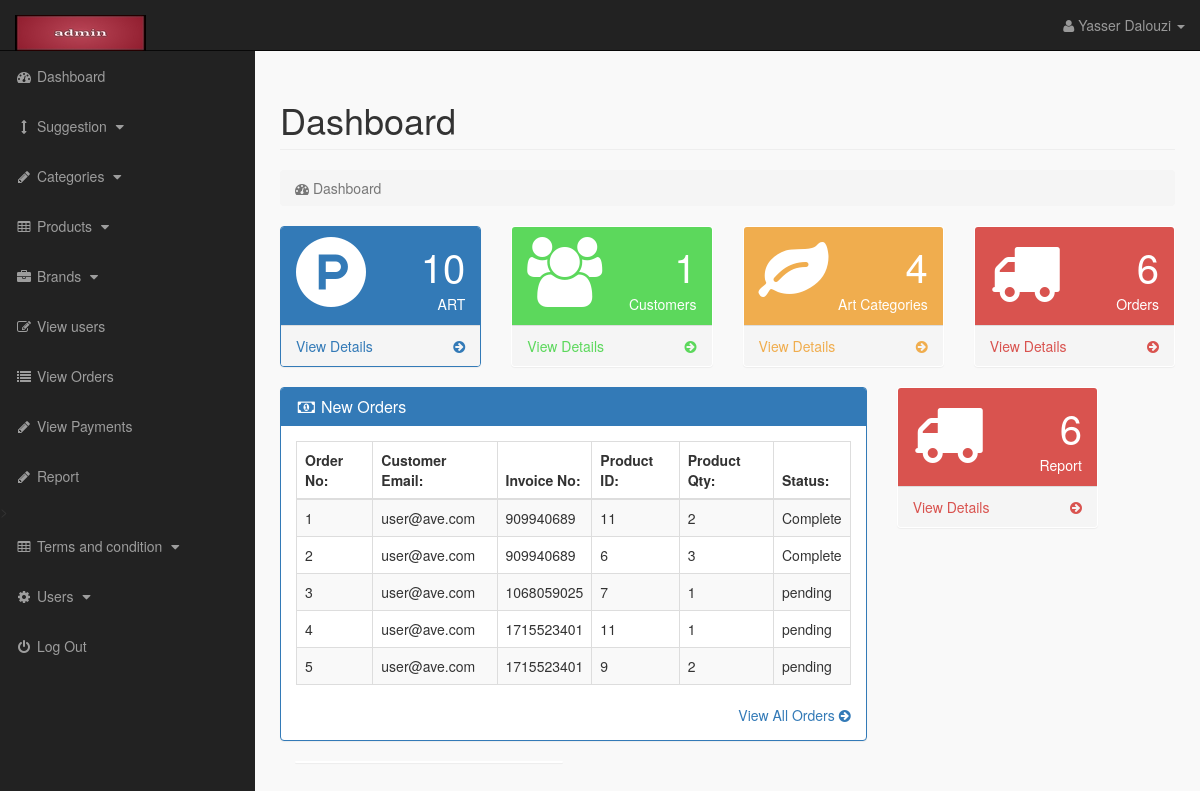
The page /admin_area/index.php?dashboard (signed in) on the database its author committed.
### tables this page shows
CREATE TABLE `pending_orders` (
  `order_id` int(10) NOT NULL,
  `customer_id` int(10) NOT NULL,
  `invoice_no` int(10) NOT NULL,
  `product_id` text NOT NULL,
  `qty` int(10) NOT NULL,
  `size` text NOT NULL,
  `order_status` text NOT NULL
);

CREATE TABLE `customers` (
  `customer_id` int(10) NOT NULL,
  `customer_name` varchar(255) NOT NULL,
  `customer_email` varchar(255) NOT NULL,
  `customer_pass` varchar(255) NOT NULL,
  `customer_country` text NOT NULL,
  `customer_city` text NOT NULL,
  `customer_contact` varchar(255) NOT NULL,
  `customer_address` text NOT NULL,
  `customer_image` text NOT NULL,
  `customer_ip` varchar(255) NOT NULL,
  `customer_confirm_code` text NOT NULL
);

### admin_area/dashboard.php (the view, shortened to what this page needs)
<?php
if(!isset($_SESSION['admin_email'])){
echo "<script>window.open('login.php','_self')</script>";
}
else {
?>
<div class="row">
<div class="col-lg-12">
<h1 class="page-header">Dashboard</h1>
<ol class="breadcrumb">
<li class="active">
<i class="fa fa-dashboard"></i> Dashboard
</li>
</ol>
</div>
</div>
<div class="row">
<div class="col-lg-3 col-md-6">
<div class="panel panel-primary">
<div class="panel-heading">
<div class="row">
<div class="col-xs-3">
<i class="fa fa-product-hunt fa-5x"> </i>
</div>
<div class="col-xs-9 text-right">
<div class="huge"> <?php echo $count_products; ?> </div>
<div>ART</div>
</div>
</div>
</div>
<a href="index.php?view_products">
<div class="panel-footer">
<span class="pull-left"> View Details </span>
<span class="pull-right"> <i class="fa fa-arrow-circle-right"></i> </span>
<div class="clearfix"></div>
</div>
</a>
</div>
</div>
<div class="col-lg-3 col-md-6">
<div class="panel panel-green">
<div class="panel-heading">
<div class="row">
<div class="col-xs-3">
<i class="fa fa-users fa-5x"> </i>
</div>
<div class="col-xs-9 text-right">
<div class="huge"> <?php echo $count_customers; ?> </div>
<div>Customers</div>
</div>
</div>
</div>
<a href="index.php?view_customers">
<div class="panel-footer">
<span class="pull-left"> View Details </span>
<span class="pull-right"> <i class="fa fa-arrow-circle-right"></i> </span>
<div class="clearfix"></div>
</div>
</a>
</div>
</div>
<div class="col-lg-3 col-md-6">
<div class="panel panel-yellow">
<div class="panel-heading">
<div class="row">
<div class="col-xs-3">
<i class="fa fa-leaf fa-5x"> </i>
</div>
<div class="col-xs-9 text-right">
<div class="huge"> <?php echo $count_p_categories; ?> </div>
<div>Art Categories</div>
</div>
</div>
</div>
<a href="index.php?view_p_cats">
<div class="panel-footer">
<span class="pull-left"> View Details </span>
<span class="pull-right"> <i class="fa fa-arrow-circle-right"></i> </span>
<div class="clearfix"></div>
</div>
</a>
</div>
</div>
<div class="col-lg-3 col-md-6">
<div class="panel panel-red">
<div class="panel-heading">
<div class="row">
<div class="col-xs-3">
<i class="fa fa-truck fa-5x"> </i>
</div>
<div class="col-xs-9 text-right">
<div class="huge"> <?php echo $count_pending_orders; ?> </div>
<div>Orders</div>
</div>
</div>
</div>
<a href="index.php?view_orders">
<div class="panel-footer">
<span class="pull-left"> View Details </span>
<span class="pull-right"> <i class="fa fa-arrow-circle-right"></i> </span>
<div class="clearfix"></div>
</div>
</a>
</div>
</div>
</div>
<div class="row" >
<div class="col-lg-8" >
<div class="panel panel-primary" >
<div class="panel-heading" >
<h3 class="panel-title" >
<i class="fa fa-money fa-fw" ></i> New Orders
</h3>
</div>
<div class="panel-body" >
<div class="table-responsive" >
<table class="table table-bordered table-hover table-striped" >
<thead>
<tr>
<th>Order No:</th>
<th>Customer Email:</th>
<th>Invoice No:</th>
<th>Product ID:</th>
<th>Product Qty:</th>
<th>Status:</th>
</tr>
</thead>
<tbody>
<?php
$i = 0;
$get_order = "select * from pending_orders order by 1 DESC LIMIT 0,5";
$run_order = mysqli_query($con,$get_order);
while($row_order=mysqli_fetch_array($run_order)){
$c_id = $row_order['customer_id'];
$invoice_no = $row_order['invoice_no'];
$product_id = $row_order['product_id'];
$qty = $row_order['qty'];
$order_status = $row_order['order_status'];
$i++;
?>
<tr>
<td><?php echo $i; ?></td>
<td>
<?php
$get_customer = "select * from customers where customer_id='$c_id'";
$run_customer = mysqli_query($con,$get_customer);
$row_customer = mysqli_fetch_array($run_customer);
$customer_email = $row_customer['customer_email'];
echo $customer_email;
?>
</td>
<td><?php echo $invoice_no; ?></td>
<td><?php echo $product_id; ?></td>
<td><?php echo $qty; ?></td>
<td>
<?php
if($order_status=='pending'){
echo $order_status='pending';
}
else {
echo $order_status='Complete';
}
?>
</td>
</tr>
<?php } ?>
</tbody>
</table>
</div>
<div class="text-right" >
<a href="index.php?view_orders" >
View All Orders <i class="fa fa-arrow-circle-right" ></i>
</a>
</div>
</div>
</div>
</div>
<div class="col-lg-3 col-md-6">
<div class="panel panel-red">
<div class="panel-heading">
<div class="row">
<div class="col-xs-3">
<i class="fa fa-truck fa-5x"> </i>
</div>
<div class="col-xs-9 text-right">
<div class="huge"> <?php echo $count_pending_orders; ?> </div>
<div>Report</div>
</div>
</div>
</div>
<a href="report.php?report">
<div class="panel-footer">
<span class="pull-left"> View Details </span>
<span class="pull-right"> <i class="fa fa-arrow-circle-right"></i> </span>
<div class="clearfix"></div>
</div>
</a>
</div>
</div>
</div>
<div class="col-md-4">
<div class="panel">
</div>
</div>
</div>
<?php } ?>

### admin_area/index.php (shortened to what this page needs)
<?php
include("includes/db.php");
if(!isset($_SESSION['admin_email'])){
echo "<script>window.open('login.php','_self')</script>";
}
else {
?>
<?php
$admin_session = $_SESSION['admin_email'];
$get_admin = "select * from admins  where admin_email='$admin_session'";
$run_admin = mysqli_query($con,$get_admin);
$row_admin = mysqli_fetch_array($run_admin);
$admin_name = $row_admin['admin_name'];
$get_products = "select * from products";
$run_products = mysqli_query($con,$get_products);
$count_products = mysqli_num_rows($run_products);
$get_customers = "select * from customers";
$run_customers = mysqli_query($con,$get_customers);
$count_customers = mysqli_num_rows($run_customers);
$get_p_categories = "select * from product_categories";
$run_p_categories = mysqli_query($con,$get_p_categories);
$count_p_categories = mysqli_num_rows($run_p_categories);
$get_pending_orders = "select * from pending_orders";
$run_pending_orders = mysqli_query($con,$get_pending_orders);
$count_pending_orders = mysqli_num_rows($run_pending_orders);
?>
<!DOCTYPE html>
<html>
<head>
<link href="css/bootstrap.min.css" rel="stylesheet">
<link href="css/style.css" rel="stylesheet">
<link href="font-awesome/css/font-awesome.min.css" rel="stylesheet" >
</head>
<body>
<div id="wrapper">
<?php include("includes/sidebar.php");  ?>
<div id="page-wrapper">
<div class="container-fluid">
<?php
if(isset($_GET['dashboard'])){
include("dashboard.php");
}
?>
</div>
</div>
</body>
</html>
<?php } ?>

### admin_area/includes/sidebar.php (shortened to what this page needs)
<?php
if(!isset($_SESSION['admin_email'])){
echo "<script>window.open('login.php','_self')</script>";
}
else {
?>
<nav class="navbar navbar-inverse navbar-fixed-top" >
<div class="navbar-header" >
<a class="navbar-brand" href="index.php?dashboard" ><img src="admin_images/l.jpg"></a>
</div>
<ul class="nav navbar-right top-nav" >
<li class="dropdown" >
<a href="#" class="dropdown-toggle" data-toggle="dropdown" >
<i class="fa fa-user" ></i>
<?php echo $admin_name; ?> <b class="caret" ></b>
</a>
</li>
</ul>
<div class="collapse navbar-collapse navbar-ex1-collapse">
<ul class="nav navbar-nav side-nav">
<li>
<a href="index.php?dashboard">
<i class="fa fa-fw fa-dashboard"></i> Dashboard
</a>
</li>
<li>
<a href="#" data-toggle="collapse" data-target="#cat">
<i class="fa fa-fw fa-arrows-v"></i> Suggestion
<i class="fa fa-fw fa-caret-down"></i>
</a>
</li>
<li>
<a href="#" data-toggle="collapse" data-target="#p_cat">
<i class="fa fa-fw fa-pencil"></i>  Categories
<i class="fa fa-fw fa-caret-down"></i>
</a>
</li>
<li>
<a href="#" data-toggle="collapse" data-target="#products">
<i class="fa fa-fw fa-table"></i> Products
<i class="fa fa-fw fa-caret-down"></i>
</a>
</li>
<li>
<a href="#" data-toggle="collapse" data-target="#manufacturers">
<i class="fa fa-fw fa-briefcase"></i> Brands
<i class="fa fa-fw fa-caret-down"></i>
</a>
</li>
<li>
<a href="index.php?view_customers">
<i class="fa fa-fw fa-edit"></i> View users
</a>
</li>
<li>
<a href="index.php?view_orders">
<i class="fa fa-fw fa-list"></i> View Orders
</a>
</li>
<li>
<a href="index.php?view_payments">
<i class="fa fa-fw fa-pencil"></i> View Payments
</a>
</li>
<li>
<a href="index.php?view_payments.php">
<i class="fa fa-fw fa-pencil"></i> Report
</a>
</li>
<li>
<a href="#" data-toggle="collapse" data-target="#terms" >
<i class="fa fa-fw fa-table"></i> Terms and condition
<i class="fa fa-fw fa-caret-down"></i>
</a>
</li>
<li>
<a href="#" data-toggle="collapse" data-target="#users">
<i class="fa fa-fw fa-gear"></i> Users
<i class="fa fa-fw fa-caret-down"></i>
</a>
</li>
<li>
<a href="logout.php">
<i class="fa fa-fw fa-power-off"></i> Log Out
</a>
</li>
</ul>
</div>
</nav>
<?php } ?>

### admin_area/css/style.css (style rules this page uses)
body { margin-top:100px; }
@media (min-width: 768px) { body { margin-top:50px; } }
#wrapper { padding-left:0; }
#page-wrapper { width:100%; padding:0; background-color:#F9F9F9; }
@media (min-width: 768px) { #wrapper { padding-left:255px; } }
@media (min-width: 768px) { #page-wrapper { padding:10px; } }
.top-nav { padding:0 15px; }
.top-nav>li { display:inline-block; float:left; }
.top-nav>li>a { padding-top:15px; padding-bottom:15px; line-height:20px; color:#999; }
@media (min-width: 768px) { .side-nav { position:fixed; top:51px; width:255px; border-radius:0; overflow-y:auto; background-color: #222; bottom:0; overflow-x:hidden; padding-bottom:40px; } }
@media (min-width: 768px) { .side-nav>li>a { width:255px; } }
.huge { font-size:40px; line-height:normal; }
.panel-green > .panel-heading { color:#fff; background-color:#5cd85c; }
.panel-green > a { color:#5cd85c; }
.panel-red > .panel-heading { color:#fff; background-color:#d9534f; }
.panel-red > a { color:#d9534f; }
.panel-yellow > .panel-heading { color:#fff; background-color:#f0ad4e; }
.panel-yellow > a { color:#f0ad4e; }
.panel-body { border-radius:5px; }

### rows shown on the page
pending_orders: customer.customer_email "user@ave.com", invoice_no "909940689", product "11", qty "2"
pending_orders: customer.customer_email "user@ave.com", invoice_no "909940689", product "6", qty "3"
pending_orders: customer.customer_email "user@ave.com", invoice_no "1068059025", product "7", qty "1"
pending_orders: customer.customer_email "user@ave.com", invoice_no "1715523401", product "11", qty "1"
pending_orders: customer.customer_email "user@ave.com", invoice_no "1715523401", product "9", qty "2"

### other values the page prints
$admin_name "Yasser Dalouzi"
$count_products "10"
$count_customers "1"
$count_p_categories "4"
$count_pending_orders "6"
